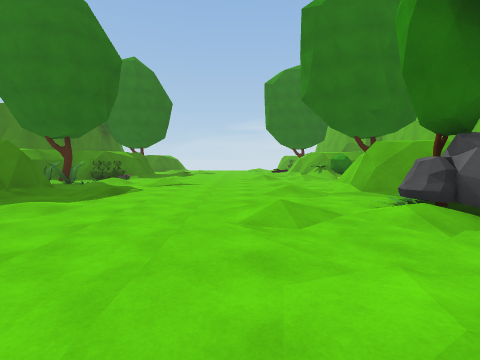
View 1 (above)

16 first-person views from a walk through a scene from a Unity 3-D project. The camera is 1.5 m above the floor, tilts 4° down and sees 85° across. The floor is counted in squares, 2 m on a side. Each view is taken from the middle of a square. On the plan, view 1 faces up. The plan holds only what a view shows up to about 9 squares ahead; the rest is blank. The place goes on beyond the plan.

View 2
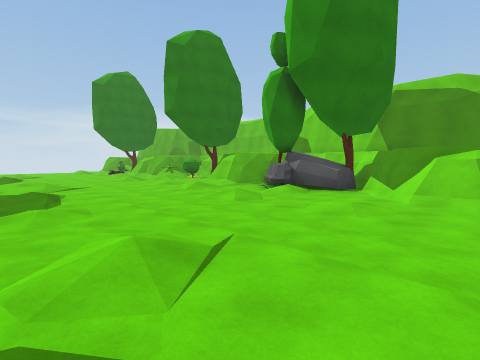

View 3
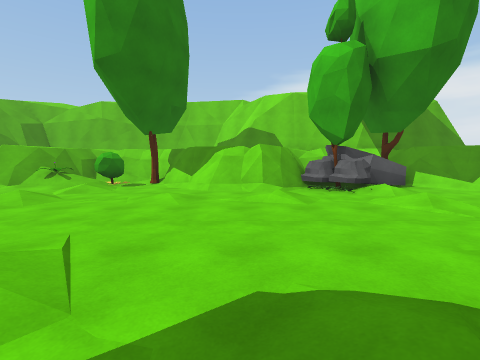

View 4
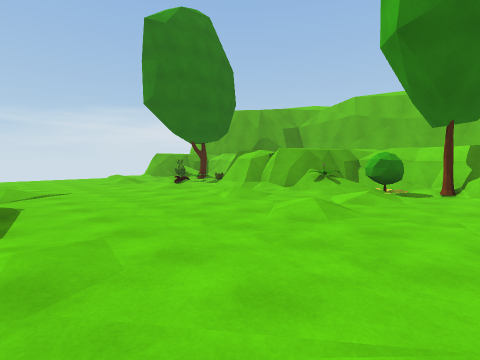

View 5
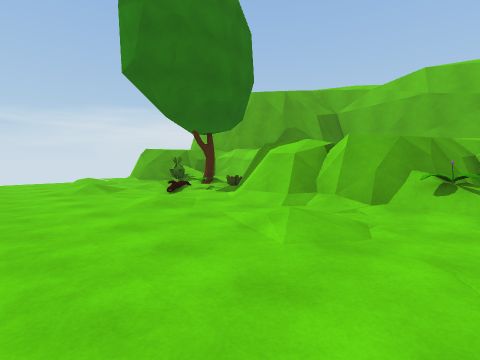

View 6
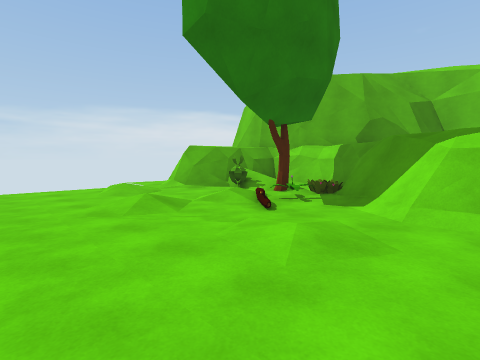

View 7
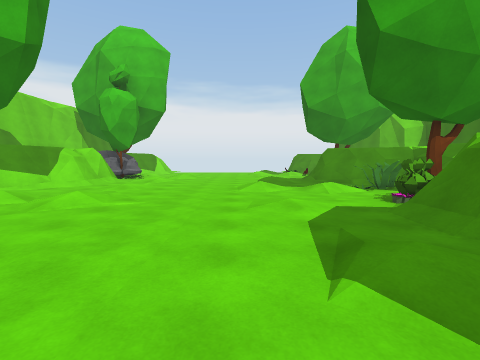

View 8
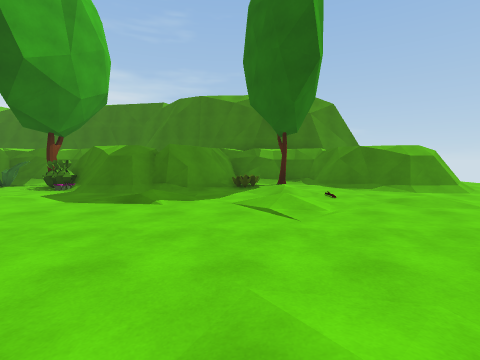

View 9
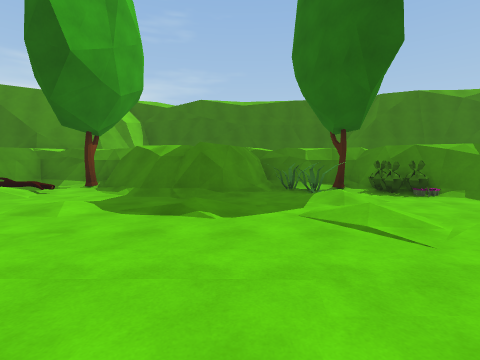

View 10
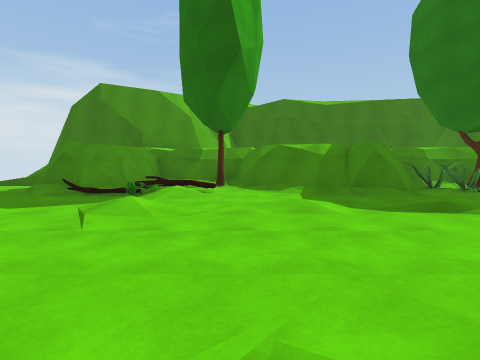

View 11
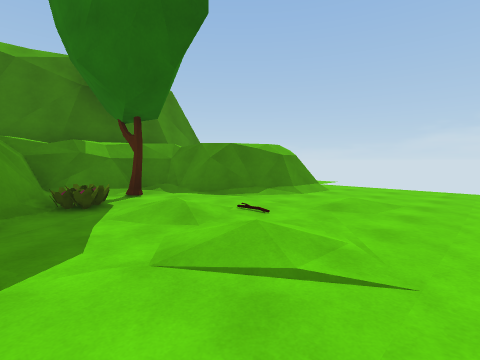

View 12
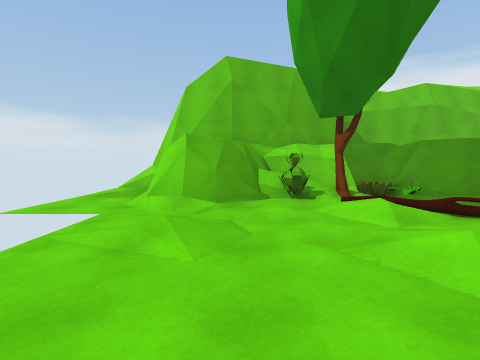

View 13
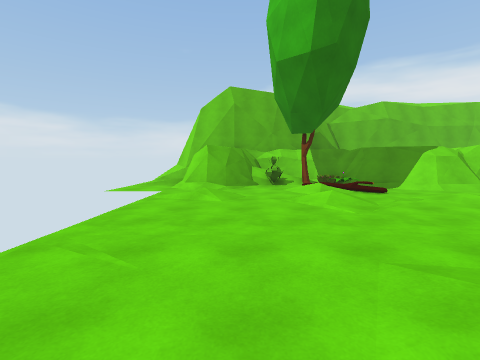

View 14
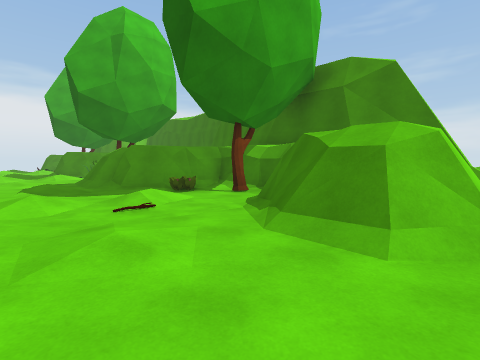

View 15
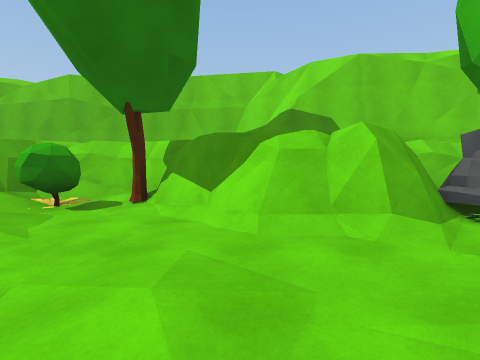

View 16
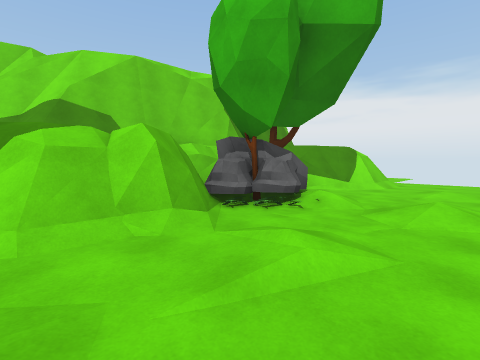

### Floor plan
Key: @ floor where view 1 was taken; # wall or solid block; . main floor; : floor 0.25 m higher than the main floor; / step, stairs or slope; = window, fence, low wall or low ledge; O other object.
Columns run from 8 left of view 1 to 6 right of it. Each row starts with its distance up from view 1.
 24            ...#
 23            /==#
 22    #......//##
 21   ##........##
 20   ##........##
 19  ##....../.:###
 18 ##../......OOO#
 17 #/.://......###
 16 #/O........##
 15 ###/.......##
 14   ##./....//#
 13   ##........###
 12   ##........O/#
 11  ##O...../.:OO#
 10 ##...........##
  9 #/O://......###
  8 #/O........##
  7 ###/.......##
  6   ##./.../.###
  5   ##........O#
  4  ##......:.OO#
  3 ##.........OO#
  2 #...........##
  1 #.OOO:...:.###
  0 ### ....@..##
 -1   #O:......#
 -2   #/    ...

Positions as (right, up) in squares from view 1, and headings:
1: (0, 0), facing up
2: (-4, -1), facing up-right
3: (-4, 7), facing right
4: (-3, 9), facing up-right
5: (-1, 12), facing up-right
6: (-1, 15), facing up-right
7: (-2, 16), facing down
8: (2, 16), facing left
9: (1, 7), facing left
10: (1, 3), facing left
11: (-1, 15), facing up-left
12: (-1, 21), facing right
13: (-4, 21), facing right
14: (-2, 22), facing down-left
15: (0, 8), facing right
16: (0, 8), facing down-right
